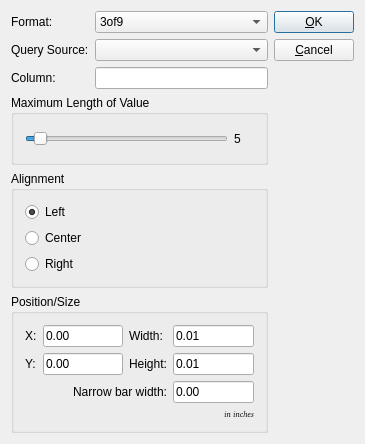
<ui version="4.0" >
 <comment> * OpenRPT report writer and rendering engine
 * Copyright (C) 2001-2011 by OpenMFG, LLC
 *
 * This library is free software; you can redistribute it and/or
 * modify it under the terms of the GNU Lesser General Public
 * License as published by the Free Software Foundation; either
 * version 2.1 of the License, or (at your option) any later version.
 *
 * This library is distributed in the hope that it will be useful,
 * but WITHOUT ANY WARRANTY; without even the implied warranty of
 * MERCHANTABILITY or FITNESS FOR A PARTICULAR PURPOSE. See the GNU
 * Lesser General Public License for more details.
 *
 * You should have received a copy of the GNU Lesser General Public
 * License along with this library; if not, write to the Free Software
 * Foundation, Inc., 59 Temple Place, Suite 330, Boston, MA 02111-1307 USA
 * Please contact info@openmfg.com with any questions on this license.</comment>
 <class>BarcodeEditor</class>
 <widget class="QDialog" name="BarcodeEditor" >
  <property name="geometry" >
   <rect>
    <x>0</x>
    <y>0</y>
    <width>365</width>
    <height>433</height>
   </rect>
  </property>
  <property name="sizePolicy" >
   <sizepolicy vsizetype="Preferred" hsizetype="Preferred" >
    <horstretch>0</horstretch>
    <verstretch>0</verstretch>
   </sizepolicy>
  </property>
  <property name="windowTitle" >
   <string>Bar Code Properties</string>
  </property>
  <layout class="QHBoxLayout" >
   <property name="spacing" >
    <number>6</number>
   </property>
   <property name="leftMargin" >
    <number>11</number>
   </property>
   <property name="topMargin" >
    <number>11</number>
   </property>
   <property name="rightMargin" >
    <number>11</number>
   </property>
   <property name="bottomMargin" >
    <number>11</number>
   </property>
   <item>
    <layout class="QVBoxLayout" >
     <property name="spacing" >
      <number>6</number>
     </property>
     <property name="leftMargin" >
      <number>0</number>
     </property>
     <property name="topMargin" >
      <number>0</number>
     </property>
     <property name="rightMargin" >
      <number>0</number>
     </property>
     <property name="bottomMargin" >
      <number>0</number>
     </property>
     <item>
      <layout class="QGridLayout" >
       <property name="leftMargin" >
        <number>0</number>
       </property>
       <property name="topMargin" >
        <number>0</number>
       </property>
       <property name="rightMargin" >
        <number>0</number>
       </property>
       <property name="bottomMargin" >
        <number>0</number>
       </property>
       <property name="horizontalSpacing" >
        <number>6</number>
       </property>
       <property name="verticalSpacing" >
        <number>6</number>
       </property>
       <item row="0" column="0" >
        <widget class="QLabel" name="TextLabel1_3_2" >
         <property name="frameShape" >
          <enum>QFrame::NoFrame</enum>
         </property>
         <property name="frameShadow" >
          <enum>QFrame::Plain</enum>
         </property>
         <property name="text" >
          <string>Format:</string>
         </property>
        </widget>
       </item>
       <item row="2" column="1" >
        <widget class="QLineEdit" name="tbColumn" />
       </item>
       <item row="2" column="0" >
        <widget class="QLabel" name="TextLabel1" >
         <property name="sizePolicy" >
          <sizepolicy vsizetype="Minimum" hsizetype="Preferred" >
           <horstretch>0</horstretch>
           <verstretch>0</verstretch>
          </sizepolicy>
         </property>
         <property name="text" >
          <string>Column:</string>
         </property>
        </widget>
       </item>
       <item row="1" column="0" >
        <widget class="QLabel" name="TextLabel1_3" >
         <property name="text" >
          <string>Query Source:</string>
         </property>
        </widget>
       </item>
       <item row="0" column="1" >
        <widget class="QComboBox" name="cbFormat" >
         <item>
          <property name="text" >
           <string>3of9</string>
          </property>
         </item>
         <item>
          <property name="text" >
           <string>3of9+</string>
          </property>
         </item>
         <item>
          <property name="text" >
           <string>128</string>
          </property>
         </item>
         <item>
          <property name="text" >
           <string>ean13</string>
          </property>
         </item>
         <item>
          <property name="text" >
           <string>ean8</string>
          </property>
         </item>
         <item>
          <property name="text" >
           <string>upc-a</string>
          </property>
         </item>
         <item>
          <property name="text" >
           <string>upc-e</string>
          </property>
         </item>
        </widget>
       </item>
       <item row="1" column="1" >
        <widget class="QueryComboBox" name="cbQuery" />
       </item>
      </layout>
     </item>
     <item>
      <widget class="QGroupBox" name="GroupBox2" >
       <property name="minimumSize" >
        <size>
         <width>0</width>
         <height>70</height>
        </size>
       </property>
       <property name="title" >
        <string>Maximum Length of Value</string>
       </property>
       <layout class="QHBoxLayout" >
        <item>
         <widget class="QSlider" name="sliderMaxVal" >
          <property name="minimum" >
           <number>1</number>
          </property>
          <property name="value" >
           <number>5</number>
          </property>
          <property name="orientation" >
           <enum>Qt::Horizontal</enum>
          </property>
         </widget>
        </item>
        <item>
         <widget class="QLabel" name="labelMaxVal" >
          <property name="minimumSize" >
           <size>
            <width>20</width>
            <height>0</height>
           </size>
          </property>
          <property name="text" >
           <string>5</string>
          </property>
         </widget>
        </item>
       </layout>
      </widget>
     </item>
     <item>
      <widget class="QGroupBox" name="buttonGroupAlign" >
       <property name="title" >
        <string>Alignment</string>
       </property>
       <layout class="QVBoxLayout" >
        <property name="spacing" >
         <number>6</number>
        </property>
        <property name="leftMargin" >
         <number>11</number>
        </property>
        <property name="topMargin" >
         <number>11</number>
        </property>
        <property name="rightMargin" >
         <number>11</number>
        </property>
        <property name="bottomMargin" >
         <number>11</number>
        </property>
        <item>
         <widget class="QRadioButton" name="rbAlignLeft" >
          <property name="text" >
           <string>Left</string>
          </property>
          <property name="checked" >
           <bool>true</bool>
          </property>
         </widget>
        </item>
        <item>
         <widget class="QRadioButton" name="rbAlignCenter" >
          <property name="text" >
           <string>Center</string>
          </property>
         </widget>
        </item>
        <item>
         <widget class="QRadioButton" name="rbAlignRight" >
          <property name="text" >
           <string>Right</string>
          </property>
         </widget>
        </item>
       </layout>
      </widget>
     </item>
     <item>
      <widget class="QGroupBox" name="GroupBox1" >
       <property name="title" >
        <string>Position/Size</string>
       </property>
       <layout class="QGridLayout" >
        <item row="0" column="0" >
         <widget class="QLabel" name="TextLabel1_3_3" >
          <property name="text" >
           <string>X:</string>
          </property>
         </widget>
        </item>
        <item row="0" column="1" >
         <widget class="QLineEdit" name="leXPos" >
          <property name="text" >
           <string>0.00</string>
          </property>
         </widget>
        </item>
        <item row="0" column="2" >
         <widget class="QLabel" name="TextLabel3" >
          <property name="text" >
           <string>Width:</string>
          </property>
         </widget>
        </item>
        <item row="0" column="3" >
         <widget class="QLineEdit" name="leWidth" >
          <property name="text" >
           <string>0.01</string>
          </property>
         </widget>
        </item>
        <item row="1" column="0" >
         <widget class="QLabel" name="TextLabel2" >
          <property name="text" >
           <string>Y:</string>
          </property>
         </widget>
        </item>
        <item row="1" column="1" >
         <widget class="QLineEdit" name="leYPos" >
          <property name="text" >
           <string>0.00</string>
          </property>
         </widget>
        </item>
        <item row="1" column="2" >
         <widget class="QLabel" name="TextLabel4" >
          <property name="text" >
           <string>Height:</string>
          </property>
         </widget>
        </item>
        <item row="1" column="3" >
         <widget class="QLineEdit" name="leHeight" >
          <property name="text" >
           <string>0.01</string>
          </property>
         </widget>
        </item>
        <item row="2" column="1" colspan="2" >
         <widget class="QLabel" name="TextLabel2_2" >
          <property name="text" >
           <string>Narrow bar width:</string>
          </property>
          <property name="alignment" >
           <set>Qt::AlignLeading|Qt::AlignLeft|Qt::AlignRight|Qt::AlignTrailing|Qt::AlignVCenter</set>
          </property>
         </widget>
        </item>
        <item row="2" column="3" >
         <widget class="QLineEdit" name="leNarrowBarWidth" >
          <property name="text" >
           <string>0.00</string>
          </property>
         </widget>
        </item>
        <item row="3" column="3" >
         <widget class="QLabel" name="TextLabel5" >
          <property name="font" >
           <font>
            <family>Helvetica [Cronyx]</family>
            <pointsize>6</pointsize>
            <weight>50</weight>
            <italic>true</italic>
            <bold>false</bold>
            <underline>false</underline>
            <strikeout>false</strikeout>
           </font>
          </property>
          <property name="text" >
           <string>in inches</string>
          </property>
          <property name="textFormat" >
           <enum>Qt::AutoText</enum>
          </property>
          <property name="alignment" >
           <set>Qt::AlignRight|Qt::AlignTrailing|Qt::AlignVCenter</set>
          </property>
         </widget>
        </item>
       </layout>
      </widget>
     </item>
    </layout>
   </item>
   <item>
    <layout class="QVBoxLayout" >
     <property name="spacing" >
      <number>6</number>
     </property>
     <property name="leftMargin" >
      <number>0</number>
     </property>
     <property name="topMargin" >
      <number>0</number>
     </property>
     <property name="rightMargin" >
      <number>0</number>
     </property>
     <property name="bottomMargin" >
      <number>0</number>
     </property>
     <item>
      <widget class="QPushButton" name="buttonOk" >
       <property name="text" >
        <string>&amp;OK</string>
       </property>
       <property name="shortcut" >
        <string>Alt+O</string>
       </property>
       <property name="autoDefault" >
        <bool>true</bool>
       </property>
       <property name="default" >
        <bool>true</bool>
       </property>
      </widget>
     </item>
     <item>
      <widget class="QPushButton" name="buttonCancel" >
       <property name="text" >
        <string>&amp;Cancel</string>
       </property>
       <property name="shortcut" >
        <string>Alt+C</string>
       </property>
       <property name="autoDefault" >
        <bool>true</bool>
       </property>
      </widget>
     </item>
     <item>
      <spacer>
       <property name="orientation" >
        <enum>Qt::Vertical</enum>
       </property>
       <property name="sizeType" >
        <enum>QSizePolicy::Expanding</enum>
       </property>
       <property name="sizeHint" >
        <size>
         <width>20</width>
         <height>20</height>
        </size>
       </property>
      </spacer>
     </item>
    </layout>
   </item>
  </layout>
 </widget>
 <layoutdefault spacing="6" margin="11" />
 <customwidgets>
  <customwidget>
   <class>QueryComboBox</class>
   <extends>QComboBox</extends>
   <header>querycombobox.h</header>
  </customwidget>
 </customwidgets>
 <tabstops>
  <tabstop>cbFormat</tabstop>
  <tabstop>cbQuery</tabstop>
  <tabstop>tbColumn</tabstop>
  <tabstop>sliderMaxVal</tabstop>
  <tabstop>rbAlignLeft</tabstop>
  <tabstop>leXPos</tabstop>
  <tabstop>leWidth</tabstop>
  <tabstop>leYPos</tabstop>
  <tabstop>leHeight</tabstop>
  <tabstop>buttonOk</tabstop>
  <tabstop>buttonCancel</tabstop>
 </tabstops>
 <resources/>
 <connections>
  <connection>
   <sender>sliderMaxVal</sender>
   <signal>valueChanged(int)</signal>
   <receiver>labelMaxVal</receiver>
   <slot>setNum(int)</slot>
   <hints>
    <hint type="sourcelabel" >
     <x>20</x>
     <y>20</y>
    </hint>
    <hint type="destinationlabel" >
     <x>20</x>
     <y>20</y>
    </hint>
   </hints>
  </connection>
  <connection>
   <sender>buttonOk</sender>
   <signal>clicked()</signal>
   <receiver>BarcodeEditor</receiver>
   <slot>accept()</slot>
   <hints>
    <hint type="sourcelabel" >
     <x>20</x>
     <y>20</y>
    </hint>
    <hint type="destinationlabel" >
     <x>20</x>
     <y>20</y>
    </hint>
   </hints>
  </connection>
  <connection>
   <sender>buttonCancel</sender>
   <signal>clicked()</signal>
   <receiver>BarcodeEditor</receiver>
   <slot>reject()</slot>
   <hints>
    <hint type="sourcelabel" >
     <x>20</x>
     <y>20</y>
    </hint>
    <hint type="destinationlabel" >
     <x>20</x>
     <y>20</y>
    </hint>
   </hints>
  </connection>
 </connections>
</ui>
